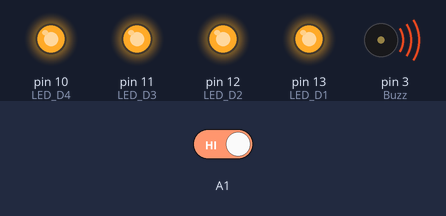
Simulated run of this sketch. Board: Arduino Uno, built with avr-gcc and run on an emulated ATmega328P. Parts: output pins drawn as LEDs (lit = HIGH), buzzer (waves = sounding, pin HIGH). Inputs (shaded band) come from the test bench; at power-on: A1 HIGH. What the sketch prints to the serial monitor is not drawn.

Above: at 1.2 s.
1.3 s: A1 driven LOW
At 2.1 s:
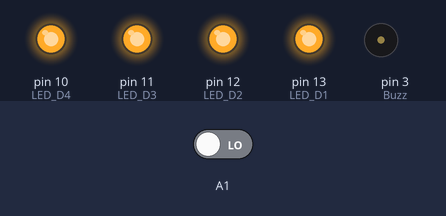
2.8 s: A1 driven HIGH
At 3.3 s:
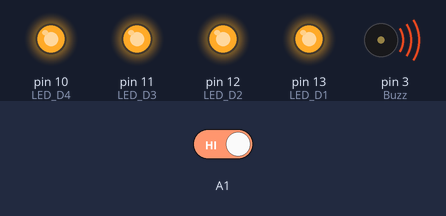
Timing chart, 0 to 5.8 s (numbered marks = the images above; inputs shaded):
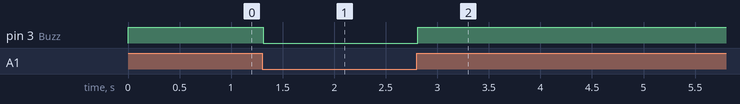

Measured:
- after the input at 1.3 s, pin 3 (Buzz): HIGH → LOW at once
- after the input at 2.8 s, pin 3 (Buzz): LOW → HIGH at once

The sketch:

Teste_Buzzer_.ino
```cpp
int LED_D1 = 13;
int LED_D2 = 12;
int LED_D3 = 11;
int LED_D4 = 10;
int Buzz = 3;

void setup()
{
  Serial.begin(9600);

  pinMode(A1, INPUT);
  pinMode(A2, INPUT);
  pinMode(A3, INPUT);

  pinMode(LED_D1, OUTPUT);
  pinMode(LED_D2, OUTPUT);
  pinMode(LED_D3, OUTPUT);
  pinMode(LED_D4, OUTPUT);
  pinMode(Buzz, OUTPUT);

  digitalWrite(LED_D1,HIGH);
  digitalWrite(LED_D2,HIGH);
  digitalWrite(LED_D3,HIGH);
  digitalWrite(LED_D4,HIGH);

}

void loop()
{
  Serial.println("App init OK");

/* Funcao que aciona o Buzzer ao apertar o A1 */
  if (digitalRead(A1) == LOW)
{
    digitalWrite(Buzz, LOW);
}
  else {(digitalWrite(Buzz, HIGH));}

}
```
